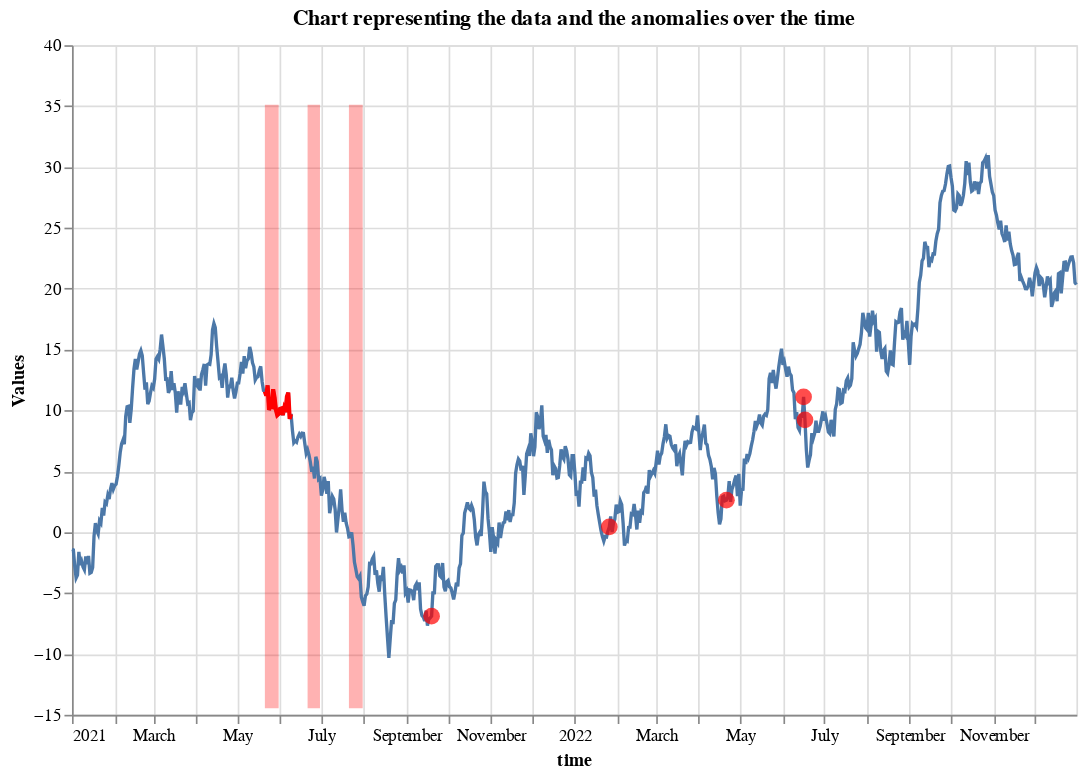

The notebook cell this image was saved under:
### Code cell
chart = AnomalyPlot.plot_anomalies(data_ts,
                    point_anomalies=anomalies_ts,
                    contextual_anomalies=subset_data_ts,
                    collective_anomalies=collective_an_ts
                    )
chart

### Figure 1 — Vega-Lite specification as saved in the notebook (floating-point values rounded to 4 significant figures; data arrays with more than 128 entries replaced by an {"elided": "..."} marker saying what was removed)
{"config": {"view": {"continuousWidth": 300, "continuousHeight": 300}}, "layer": [{"data": {"name": "data-df5f791f8ae4d07ec66822ffc3c325c0"}, "mark": {"type": "area", "color": "red", "opacity": 0.3}, "encoding": {"x": {"field": "time", "type": "temporal"}, "y": {"field": "min", "type": "quantitative"}, "y2": {"field": "max"}}}, {"data": {"name": "data-9ee919df9bf798f7b0514bef484d633f"}, "mark": {"type": "area", "color": "red", "opacity": 0.3}, "encoding": {"x": {"field": "time", "type": "temporal"}, "y": {"field": "min", "type": "quantitative"}, "y2": {"field": "max"}}}, {"data": {"name": "data-20ce9e35e55038a556835caf9776fecc"}, "mark": {"type": "area", "color": "red", "opacity": 0.3}, "encoding": {"x": {"field": "time", "type": "temporal"}, "y": {"field": "min", "type": "quantitative"}, "y2": {"field": "max"}}}, {"layer": [{"data": {"name": "data-92b9919fbf9b785e2bbe12609e685b38"}, "mark": {"type": "line"}, "encoding": {"x": {"field": "time", "type": "temporal"}, "y": {"axis": {"title": "Values"}, "field": "data", "type": "quantitative"}}, "title": "Chart representing the data and the anomalies over the time"}, {"data": {"name": "data-bf1fdc960a7fb8e48aea8e2eaf9e7d87"}, "mark": {"type": "circle", "color": "red", "size": 100}, "encoding": {"x": {"field": "time", "type": "temporal"}, "y": {"field": "anomalies_y", "type": "quantitative"}}, "transform": [{"filter": "(datum.anomalies === 1)"}]}, {"data": {"name": "data-06cf959fbec9195d3db9fbab22271f6f"}, "mark": {"type": "line", "color": "red", "strokeWidth": 2.5}, "encoding": {"x": {"field": "time", "type": "temporal"}, "y": {"field": "anomalies_y", "type": "quantitative"}}}]}], "height": 400, "width": 600, "$schema": "https://vega.github.io/schema/vega-lite/v5.14.1.json", "datasets": {"data-df5f791f8ae4d07ec66822ffc3c325c0": [{"time": "2021-05-21T00:00:00", "anomalies": 1.0, "max": 35.11, "min": -14.45}, {"time": "2021-05-22T00:00:00", "anomalies": 1.0, "max": 35.11, "min": -14.45}, {"time": "2021-05-23T00:00:00", "anomalies": 1.0, "max": 35.11, "min": -14.45}, {"time": "2021-05-24T00:00:00", "anomalies": 1.0, "max": 35.11, "min": -14.45}, {"time": "2021-05-25T00:00:00", "anomalies": 1.0, "max": 35.11, "min": -14.45}, {"time": "2021-05-26T00:00:00", "anomalies": 1.0, "max": 35.11, "min": -14.45}, {"time": "2021-05-27T00:00:00", "anomalies": 1.0, "max": 35.11, "min": -14.45}, {"time": "2021-05-28T00:00:00", "anomalies": 1.0, "max": 35.11, "min": -14.45}, {"time": "2021-05-29T00:00:00", "anomalies": 1.0, "max": 35.11, "min": -14.45}, {"time": "2021-05-30T00:00:00", "anomalies": 1.0, "max": 35.11, "min": -14.45}, {"time": "2021-05-31T00:00:00", "anomalies": 1.0, "max": 35.11, "min": -14.45}], "data-9ee919df9bf798f7b0514bef484d633f": [{"time": "2021-06-21T00:00:00", "anomalies": 1.0, "max": 35.11, "min": -14.45}, {"time": "2021-06-22T00:00:00", "anomalies": 1.0, "max": 35.11, "min": -14.45}, {"time": "2021-06-23T00:00:00", "anomalies": 1.0, "max": 35.11, "min": -14.45}, {"time": "2021-06-24T00:00:00", "anomalies": 1.0, "max": 35.11, "min": -14.45}, {"time": "2021-06-25T00:00:00", "anomalies": 1.0, "max": 35.11, "min": -14.45}, {"time": "2021-06-26T00:00:00", "anomalies": 1.0, "max": 35.11, "min": -14.45}, {"time": "2021-06-27T00:00:00", "anomalies": 1.0, "max": 35.11, "min": -14.45}, {"time": "2021-06-28T00:00:00", "anomalies": 1.0, "max": 35.11, "min": -14.45}, {"time": "2021-06-29T00:00:00", "anomalies": 1.0, "max": 35.11, "min": -14.45}, {"time": "2021-06-30T00:00:00", "anomalies": 1.0, "max": 35.11, "min": -14.45}], "data-20ce9e35e55038a556835caf9776fecc": [{"time": "2021-07-21T00:00:00", "anomalies": 1.0, "max": 35.11, "min": -14.45}, {"time": "2021-07-22T00:00:00", "anomalies": 1.0, "max": 35.11, "min": -14.45}, {"time": "2021-07-23T00:00:00", "anomalies": 1.0, "max": 35.11, "min": -14.45}, {"time": "2021-07-24T00:00:00", "anomalies": 1.0, "max": 35.11, "min": -14.45}, {"time": "2021-07-25T00:00:00", "anomalies": 1.0, "max": 35.11, "min": -14.45}, {"time": "2021-07-26T00:00:00", "anomalies": 1.0, "max": 35.11, "min": -14.45}, {"time": "2021-07-27T00:00:00", "anomalies": 1.0, "max": 35.11, "min": -14.45}, {"time": "2021-07-28T00:00:00", "anomalies": 1.0, "max": 35.11, "min": -14.45}, {"time": "2021-07-29T00:00:00", "anomalies": 1.0, "max": 35.11, "min": -14.45}, {"time": "2021-07-30T00:00:00", "anomalies": 1.0, "max": 35.11, "min": -14.45}, {"time": "2021-07-31T00:00:00", "anomalies": 1.0, "max": 35.11, "min": -14.45}], "data-92b9919fbf9b785e2bbe12609e685b38": {"elided": "730 records"}, "data-bf1fdc960a7fb8e48aea8e2eaf9e7d87": {"elided": "730 records"}, "data-06cf959fbec9195d3db9fbab22271f6f": [{"time": "2021-05-21T00:00:00", "anomalies": 1.0, "anomalies_y": 11.57}, {"time": "2021-05-22T00:00:00", "anomalies": 1.0, "anomalies_y": 11.23}, {"time": "2021-05-23T00:00:00", "anomalies": 1.0, "anomalies_y": 12.06}, {"time": "2021-05-24T00:00:00", "anomalies": 1.0, "anomalies_y": 10.04}, {"time": "2021-05-25T00:00:00", "anomalies": 1.0, "anomalies_y": 10.34}, {"time": "2021-05-26T00:00:00", "anomalies": 1.0, "anomalies_y": 10.29}, {"time": "2021-05-27T00:00:00", "anomalies": 1.0, "anomalies_y": 11.74}, {"time": "2021-05-28T00:00:00", "anomalies": 1.0, "anomalies_y": 11.07}, {"time": "2021-05-29T00:00:00", "anomalies": 1.0, "anomalies_y": 10.07}, {"time": "2021-05-30T00:00:00", "anomalies": 1.0, "anomalies_y": 9.616}, {"time": "2021-05-31T00:00:00", "anomalies": 1.0, "anomalies_y": 9.719}, {"time": "2021-06-01T00:00:00", "anomalies": 1.0, "anomalies_y": 10.12}, {"time": "2021-06-02T00:00:00", "anomalies": 1.0, "anomalies_y": 10.16}, {"time": "2021-06-03T00:00:00", "anomalies": 1.0, "anomalies_y": 9.613}, {"time": "2021-06-04T00:00:00", "anomalies": 1.0, "anomalies_y": 10.15}, {"time": "2021-06-05T00:00:00", "anomalies": 1.0, "anomalies_y": 9.859}, {"time": "2021-06-06T00:00:00", "anomalies": 1.0, "anomalies_y": 11.13}, {"time": "2021-06-07T00:00:00", "anomalies": 1.0, "anomalies_y": 11.46}, {"time": "2021-06-08T00:00:00", "anomalies": 1.0, "anomalies_y": 9.306}, {"time": "2021-06-09T00:00:00", "anomalies": 1.0, "anomalies_y": 9.713}]}}
